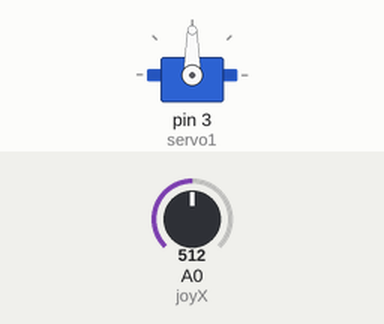
A sketch run on a simulated Arduino Uno, built with avr-gcc and run on an emulated ATmega328P. Shown: servo. The test bench sets the inputs (shaded band); at power-on: A0 (joyX) = 512.

Above: at 1.2 s.
1.3 s: A0 (joyX) set to 716
At 2.1 s:
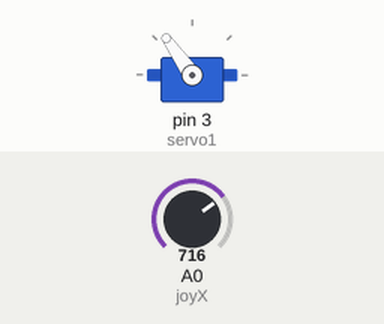
2.8 s: A0 (joyX) set to 900
At 3.3 s:
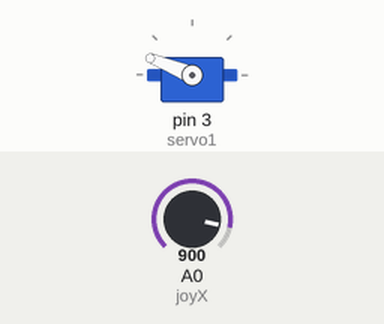
4.3 s: A0 (joyX) set to 1023
At 5.5 s:
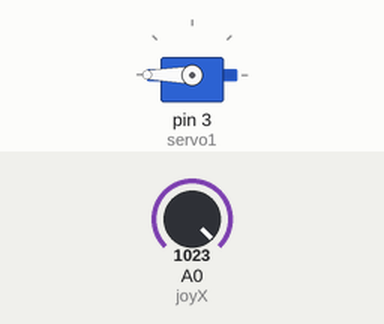
5.8 s: A0 (joyX) set to 306
At 6.7 s:
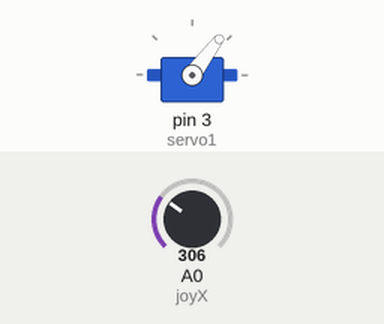
7.3 s: A0 (joyX) set to 122
At 7.9 s:
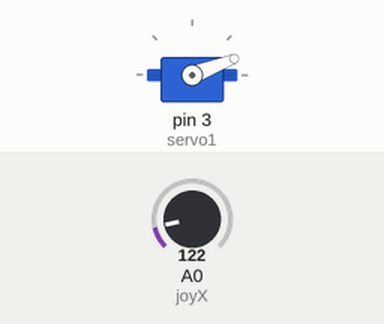
Timing chart, 0 to 9.8 s (numbered marks = the images above; inputs shaded):
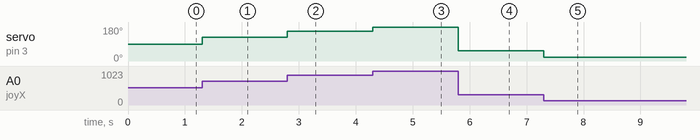

The sketch:

servo_motor_control_joystick.ino
```cpp
#include <Servo.h>

// define our servos
Servo servo1;

// define joystick pins (analog)
int joyX = 0;
int joyY = 1;

// variable to read the values from the analog pins
int joyVal;

void setup() {
  // put your setup code here, to run once:

  // attaches our servos on pins 3-5
  servo1.attach(3);

}

void loop() {
  // put your main code here, to run repeatedly:
  // read the values of joystick (between 0-1023)
  joyVal = analogRead(joyX);
  joyVal = map(joyVal, 0, 1023, 0, 180); // servo value between 0-180
  servo1.write(joyVal); // set the servo position according to the joystick value

}
```

Measured:
- after the input at 1.3 s, servo on pin 3 (servo1): 90° → 125° at once
- after the input at 2.8 s, servo on pin 3 (servo1): 125° → 158° at once
- after the input at 4.3 s, servo on pin 3 (servo1): 158° → 180° at once
- after the input at 5.8 s, servo on pin 3 (servo1): 180° → 53° at once
- after the input at 7.3 s, servo on pin 3 (servo1): 53° → 21° at once
